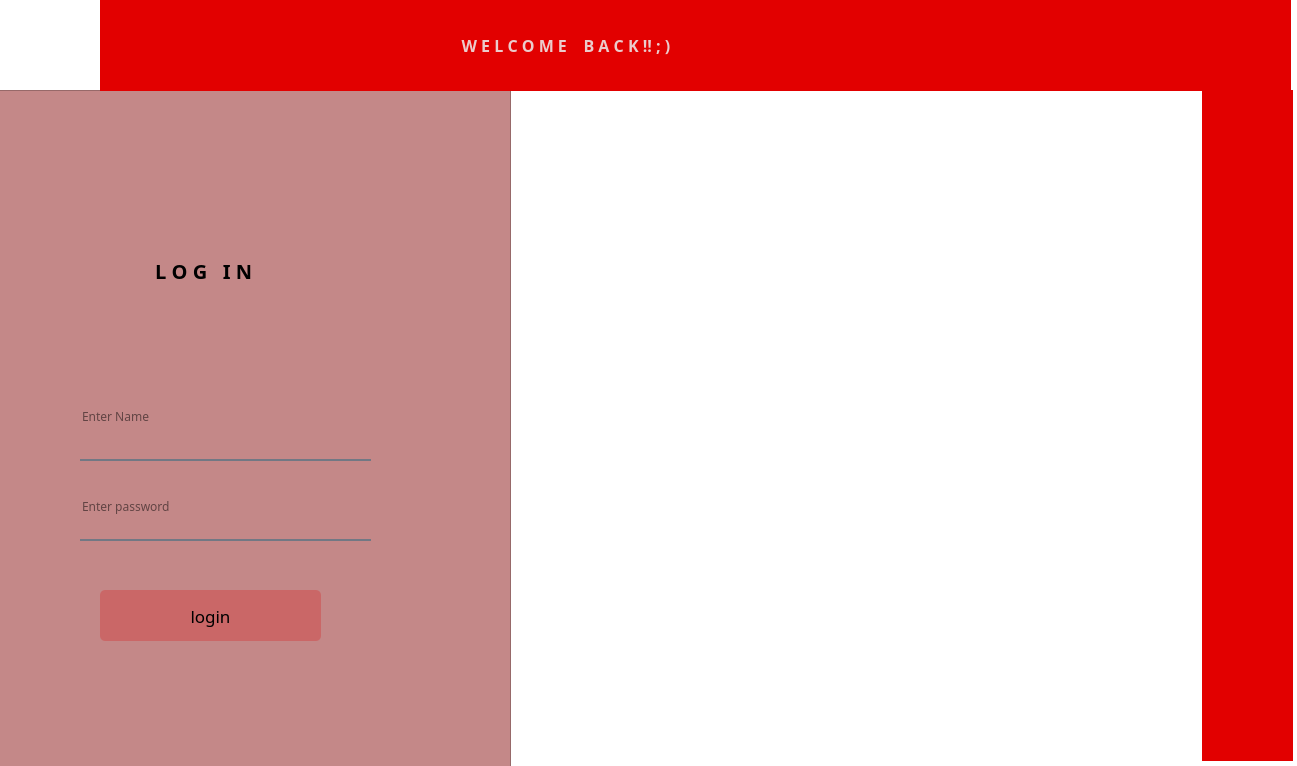
<?xml version="1.0" encoding="UTF-8"?>
<ui version="4.0">
 <class>login2</class>
 <widget class="QDialog" name="login2">
  <property name="geometry">
   <rect>
    <x>0</x>
    <y>0</y>
    <width>1297</width>
    <height>766</height>
   </rect>
  </property>
  <property name="font">
   <font>
    <family>century gothic</family>
    <pointsize>13</pointsize>
    <bold>true</bold>
    <kerning>false</kerning>
   </font>
  </property>
  <property name="windowTitle">
   <string>Dialog</string>
  </property>
  <property name="styleSheet">
   <string notr="true">QDialog#login2{
background-color: rgb(255, 255, 255);
font-family: century gothic;
}
</string>
  </property>
  <widget class="QFrame" name="frame">
   <property name="geometry">
    <rect>
     <x>-10</x>
     <y>90</y>
     <width>521</width>
     <height>681</height>
    </rect>
   </property>
   <property name="styleSheet">
    <string notr="true">
*{
font-family: century gothic;
background-color: rgb(196, 136, 136);
}</string>
   </property>
   <property name="frameShape">
    <enum>QFrame::StyledPanel</enum>
   </property>
   <property name="frameShadow">
    <enum>QFrame::Raised</enum>
   </property>
   <widget class="QLineEdit" name="lineEdit_2">
    <property name="geometry">
     <rect>
      <x>90</x>
      <y>390</y>
      <width>291</width>
      <height>61</height>
     </rect>
    </property>
    <property name="styleSheet">
     <string notr="true">border:none;
background-color: rgba(0,0,0,0);
border-bottom: 2px solid rgba(105,119 , 132,230);
padding-bottom:7px;
</string>
    </property>
    <property name="echoMode">
     <enum>QLineEdit::Password</enum>
    </property>
    <property name="placeholderText">
     <string>Enter password</string>
    </property>
   </widget>
   <widget class="QLineEdit" name="lineEdit">
    <property name="geometry">
     <rect>
      <x>90</x>
      <y>290</y>
      <width>291</width>
      <height>81</height>
     </rect>
    </property>
    <property name="styleSheet">
     <string notr="true">border:none;
background-color: rgba(0,0,0,0);
border-bottom: 2px solid rgba(105,119 , 132,230);
padding-bottom:7px;</string>
    </property>
    <property name="placeholderText">
     <string>Enter Name</string>
    </property>
   </widget>
   <widget class="QLabel" name="label">
    <property name="geometry">
     <rect>
      <x>160</x>
      <y>150</y>
      <width>131</width>
      <height>61</height>
     </rect>
    </property>
    <property name="font">
     <font>
      <family>century gothic</family>
      <pointsize>15</pointsize>
      <bold>true</bold>
     </font>
    </property>
    <property name="text">
     <string> L O G   I N </string>
    </property>
   </widget>
   <widget class="QPushButton" name="log">
    <property name="geometry">
     <rect>
      <x>110</x>
      <y>500</y>
      <width>221</width>
      <height>51</height>
     </rect>
    </property>
    <property name="font">
     <font>
      <family>century gothic</family>
      <pointsize>13</pointsize>
      <bold>false</bold>
     </font>
    </property>
    <property name="styleSheet">
     <string notr="true">QPushButton#log{

	background-color: rgb(202, 103, 103);
border-radius: 5px;

}
QPushButton#log:hover{
	background-color: rgb(224, 226, 255);

}

QPushButton#log:pressed{

padding-left:5px;
padding-top:5px;

}</string>
    </property>
    <property name="text">
     <string>login</string>
    </property>
   </widget>
   <widget class="QLabel" name="label_6">
    <property name="geometry">
     <rect>
      <x>170</x>
      <y>30</y>
      <width>121</width>
      <height>111</height>
     </rect>
    </property>
    <property name="styleSheet">
     <string notr="true">border-image:url(:/img/images/person.png);
border radius:50px;
</string>
    </property>
    <property name="text">
     <string/>
    </property>
   </widget>
  </widget>
  <widget class="QLabel" name="label_2">
   <property name="geometry">
    <rect>
     <x>10</x>
     <y>0</y>
     <width>91</width>
     <height>91</height>
    </rect>
   </property>
   <property name="styleSheet">
    <string notr="true">border-image: url(:/img/images/Blue, white and green Medical care logo.png);</string>
   </property>
   <property name="text">
    <string/>
   </property>
  </widget>
  <widget class="QLabel" name="label_3">
   <property name="geometry">
    <rect>
     <x>100</x>
     <y>0</y>
     <width>1191</width>
     <height>91</height>
    </rect>
   </property>
   <property name="font">
    <font>
     <family>Century Gothic</family>
     <pointsize>12</pointsize>
     <bold>true</bold>
     <kerning>true</kerning>
    </font>
   </property>
   <property name="styleSheet">
    <string notr="true">background-color: rgb(226, 0, 0);
color: rgb(235, 203, 203)</string>
   </property>
   <property name="text">
    <string>                                                                                       W E L C O M E    B A C K !! ; )</string>
   </property>
  </widget>
  <widget class="QLabel" name="label_4">
   <property name="geometry">
    <rect>
     <x>1202</x>
     <y>90</y>
     <width>91</width>
     <height>671</height>
    </rect>
   </property>
   <property name="styleSheet">
    <string notr="true">background-color: rgb(226, 0, 0);</string>
   </property>
   <property name="text">
    <string/>
   </property>
  </widget>
  <widget class="QLabel" name="label_5">
   <property name="geometry">
    <rect>
     <x>670</x>
     <y>300</y>
     <width>491</width>
     <height>451</height>
    </rect>
   </property>
   <property name="styleSheet">
    <string notr="true">border-image: url(:/img/images/ic3-removebg-preview.png);
</string>
   </property>
   <property name="text">
    <string/>
   </property>
  </widget>
 </widget>
 <resources/>
 <connections/>
</ui>
